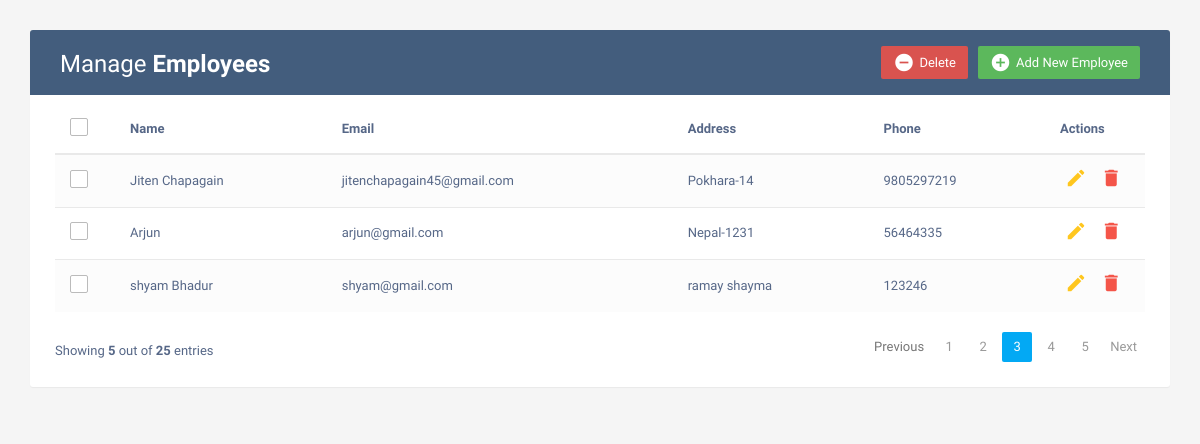
The page / on the database its author committed.
### crud/models.py (models this page shows, shortened)
class Employees(models.Model):
    name = models.CharField(max_length=50)
    email = models.EmailField(max_length=50)
    address = models.TextField()
    phone = models.IntegerField()

### crud/views.py (the view)
# urls.py: path('', index, name='index'),
def index(request):
    emp=Employees.objects.all()
    context = { 'emp':emp }
    return render(request,'index.html', context)

### crud/templates/index.html (shortened to what this page needs)
<!DOCTYPE html>
<html lang="en">
<head>
    <link rel="stylesheet" href="https://maxcdn.bootstrapcdn.com/font-awesome/4.7.0/css/font-awesome.min.css">
    <link rel="stylesheet" href="https://maxcdn.bootstrapcdn.com/bootstrap/3.3.7/css/bootstrap.min.css">
</head>
  <body>
    <div class="container">
        <div class="table-wrapper">
            <div class="table-title">
                <div class="row">
                    <div class="col-sm-6">
						<h2>Manage <b>Employees</b></h2>
					</div>
					<div class="col-sm-6">
						<a href="#addEmployeeModal" class="btn btn-success" data-toggle="modal"><i class="material-icons">&#xE147;</i> <span>Add New Employee</span></a>
						<a href="#deleteEmployeeModal" class="btn btn-danger" data-toggle="modal"><i class="material-icons">&#xE15C;</i> <span>Delete</span></a>
					</div>
                </div>
            </div>
            <table class="table table-striped table-hover">
                <thead>
                    <tr>
						<th>
							<span class="custom-checkbox">
								<label for="selectAll"></label>
							</span>
						</th>
                        <th>Name</th>
                        <th>Email</th>
						<th>Address</th>
                        <th>Phone</th>
                        <th>Actions</th>
                    </tr>
                </thead>
                <tbody>
                {% for i in  emp %}
                    <tr>
						<td>
							<span class="custom-checkbox">
								<label for="checkbox1"></label>
							</span>
						</td>
                        <td>{{i.name}}</td>
                        <td>{{i.email}}</td>
						<td>{{i.address}}</td>
                        <td>{{i.phone}}</td>
                        <td>
                            <a href="#editEmployeeModal-{{forloop.counter}}" class="edit" data-toggle="modal"><i class="material-icons" data-toggle="tooltip" title="Edit">&#xE254;</i></a>
                            <a href="#deleteEmployeeModal-{{forloop.counter}}" class="delete" data-toggle="modal"><i class="material-icons" data-toggle="tooltip" title="Delete">&#xE872;</i></a>
                        </td>
                    </tr>
                {% endfor %}
                </tbody>
            </table>
			<div class="clearfix">
                <div class="hint-text">Showing <b>5</b> out of <b>25</b> entries</div>
                <ul class="pagination">
                    <li class="page-item disabled"><a href="#">Previous</a></li>
                    <li class="page-item"><a href="#" class="page-link">1</a></li>
                    <li class="page-item"><a href="#" class="page-link">2</a></li>
                    <li class="page-item active"><a href="#" class="page-link">3</a></li>
                    <li class="page-item"><a href="#" class="page-link">4</a></li>
                    <li class="page-item"><a href="#" class="page-link">5</a></li>
                    <li class="page-item"><a href="#" class="page-link">Next</a></li>
                </ul>
            </div>
        </div>
    </div>
</body>
</html>

### crud/templates/index.html (style rules this page uses)
body { color: #566787; background: #f5f5f5; font-family: 'Varela Round', sans-serif; font-size: 13px; }
.table-wrapper { background: #fff; padding: 20px 25px; margin: 30px 0; border-radius: 3px; box-shadow: 0 1px 1px rgba(0,0,0,.05); }
.table-title { padding-bottom: 15px; background: #435d7d; color: #fff; padding: 16px 30px; margin: -20px -25px 10px; border-radius: 3px 3px 0 0; }
.table-title h2 { margin: 5px 0 0; font-size: 24px; }
.table-title .btn { color: #fff; float: right; font-size: 13px; border: none; min-width: 50px; border-radius: 2px; border: none; outline: none !important; margin-left: 10px; }
.table-title .btn i { float: left; font-size: 21px; margin-right: 5px; }
.table-title .btn span { float: left; margin-top: 2px; }
table.table tr th, table.table tr td { border-color: #e9e9e9; padding: 12px 15px; vertical-align: middle; }
table.table tr th:first-child { width: 60px; }
table.table tr th:last-child { width: 100px; }
table.table-striped tbody tr:nth-of-type(odd) { background-color: #fcfcfc; }
table.table td:last-child i { opacity: 0.9; font-size: 22px; margin: 0 5px; }
table.table td a { font-weight: bold; color: #566787; display: inline-block; text-decoration: none; outline: none !important; }
table.table td a.edit { color: #FFC107; }
table.table td a.delete { color: #F44336; }
table.table td i { font-size: 19px; }
.pagination { float: right; margin: 0 0 5px; }
.pagination li a { border: none; font-size: 13px; min-width: 30px; min-height: 30px; color: #999; margin: 0 2px; line-height: 30px; border-radius: 2px !important; text-align: center; padding: 0 6px; }
.pagination li.active a, .pagination li.active a.page-link { background: #03A9F4; }
.hint-text { float: left; margin-top: 10px; font-size: 13px; }
.custom-checkbox { position: relative; }
.custom-checkbox label:before { width: 18px; height: 18px; }
.custom-checkbox label:before { content: ''; margin-right: 10px; display: inline-block; vertical-align: text-top; background: white; border: 1px solid #bbb; border-radius: 2px; box-sizing: border-box; z-index: 2; }

### rows shown on the page
Employees: name "Jiten Chapagain", email "jitenchapagain45@gmail.com", address "Pokhara-14", phone "9805297219"
Employees: name "Arjun", email "arjun@gmail.com", address "Nepal-1231", phone "56464335"
Employees: name "shyam Bhadur", email "shyam@gmail.com", address "ramay shayma", phone "123246"
